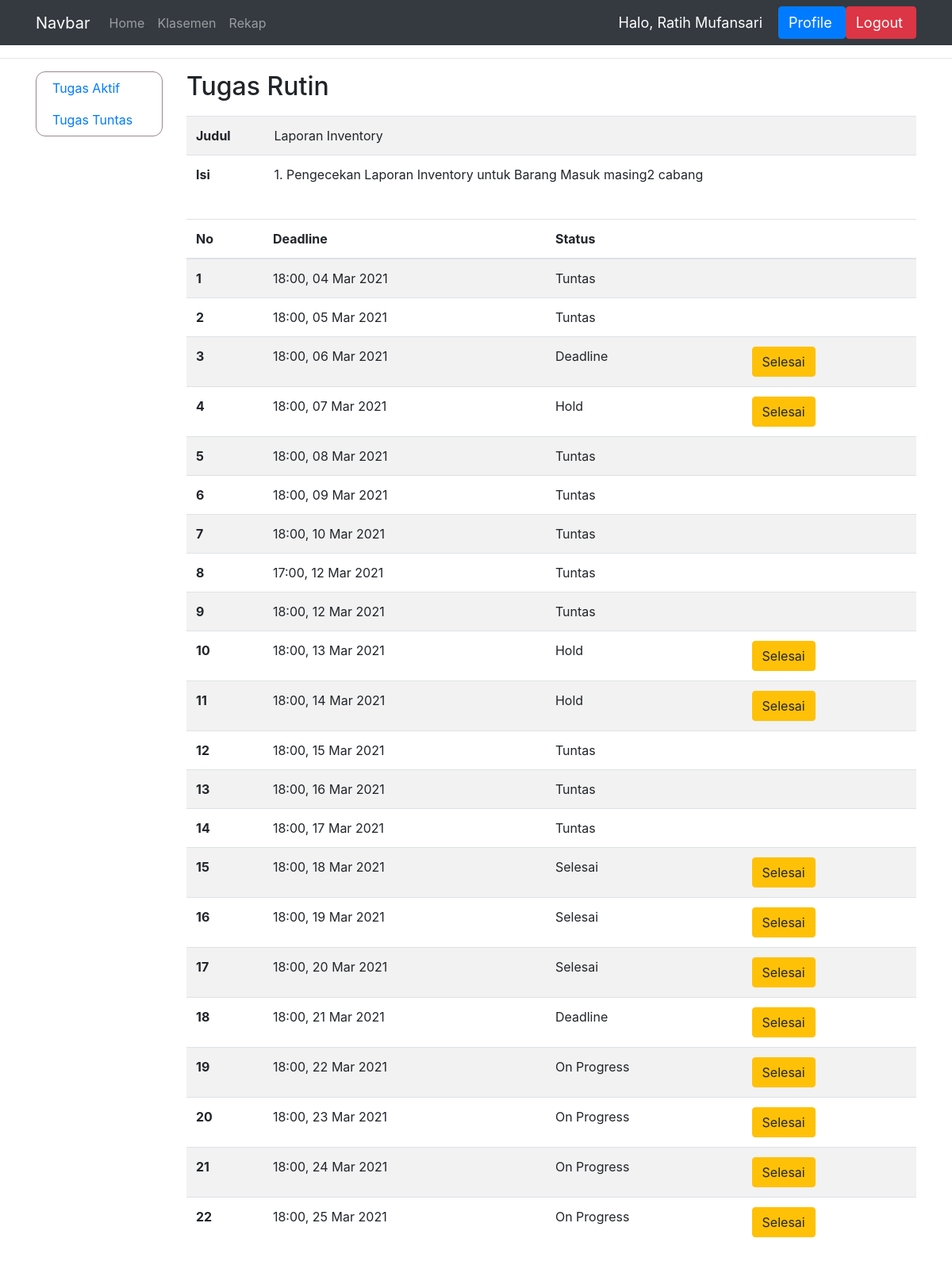
The app's page /daftar_tugas_rutin/17 (signed in), older data.
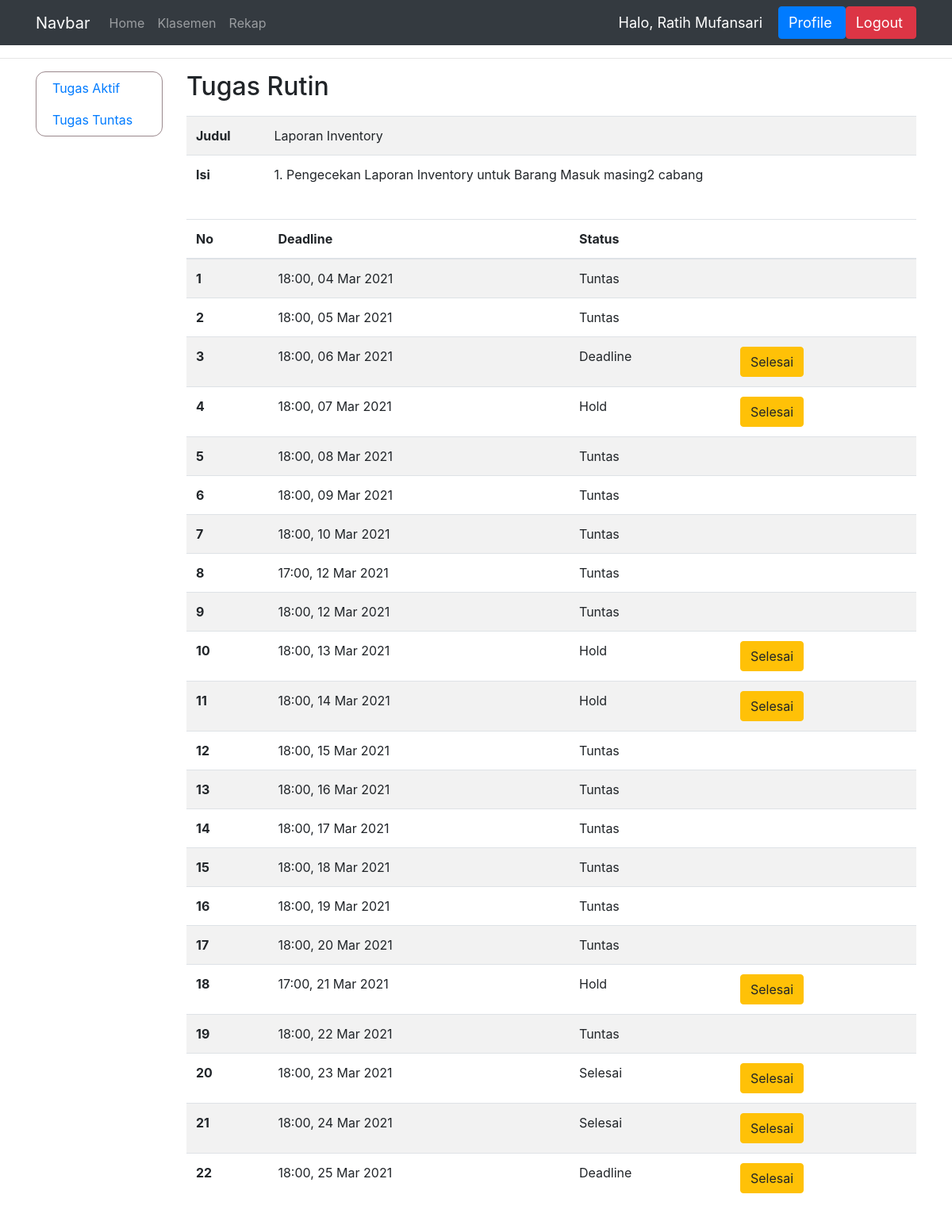
The same page, newer data.
### dashboard/models.py (models this page shows)
class IsiTugasRutin(models.Model):
    STATUS = (
        ('Tuntas', 'Tuntas'),
        ('Hold', 'Hold'),
        ('On Progress', 'On Progress'),
        ('Selesai', 'Selesai'),
        ('Deadline', 'Deadline'),
    )
    tugas_rutin = models.ForeignKey(TugasRutin, on_delete=models.CASCADE)
    deadline = models.DateTimeField('Deadline')
    status = models.CharField(max_length=15, choices=STATUS)
    bukti = models.CharField(max_length=100, null=True)
    penilaian = models.IntegerField(null=True)
    komentar = models.CharField(max_length=1000)
    link_bukti = models.CharField(max_length=1000, null=True, default='#')
    selesai_pada = models.DateTimeField('Selesai pada', null=True)
    ketuntasan = models.BooleanField(null=True, default=False)
    judul = models.CharField(max_length=150, null=True)
    isi = models.CharField(max_length=1000, null=True)

### dashboard/views.py (the view)
# urls.py: path('daftar_tugas_rutin/<int:id_tugas>', views.daftar_tugas_rutin, name='daftar_tugas_rutin'),
@login_required(login_url='login')
def daftar_tugas_rutin(request, id_tugas):
    nama = request.user.first_name
    t = TugasRutin.objects.get(pk=id_tugas)
    tr = IsiTugasRutin.objects.filter(tugas_rutin=t).order_by('deadline')
    manager = request.user.groups.filter(name='Manager').exists()
    context = {'nama' : nama, 'judul' : t.judul, 'isi' : t.isi, 'tugas_rutin' : tr}
    if not request.user.groups.filter(name='Eksekutif').exists() or request.user.last_name == 'Human Resource':
        context['data_kar'] = True
    if manager:
        context['sidebar_manager'] = True
    return render(request, 'eksekutif/daftar_tugas_rutin.html', context)

### templates/eksekutif/daftar_tugas_rutin.html (shortened to what this page needs)
{% extends 'main.html' %}
{% block content %}
<hr>
<div class="container">
    <div class="row">
      {% if sidebar_manager %}
        {% include 'manager/sidebar.html' %}
      {% else %}
        {% include 'eksekutif/sidebar.html' %}
      {% endif %}
        <div class="col">
            <h2 class="padding-proyek">Tugas Rutin</h2>
            <table class="table table-striped">
              <tbody>
                <tr>
                  <th scope="row">Judul</th>
                  <td>{{judul}}</td>
                </tr>
                <tr>
                  <th scope="row">Isi</th>
                  <td>{{isi|linebreaks}}</td>
                </tr>
              </tbody>
            </table>
              <table class="table table-striped">
                <thead>
                  <tr>
                    <th scope="col">No</th>
                    <th scope="col">Deadline</th>
                    <th scope="col">Status</th>
                    <th></th>
                  </tr>
                </thead>
                <tbody>
                    {% for isi in tugas_rutin %}
                  <tr>
                    <th scope="row">{{forloop.counter}}</th>
                    <td>{{isi.deadline|time:"H:i"}}, {{isi.deadline|date:"d M Y"}}</td>
                    <td>{{isi.status}}</td>
                    {% if isi.status != "Tuntas" %}
                    <td><a class="btn btn-warning" href="{% url 'upload_dokumentasi_tr' isi.id %}" role="button">Selesai</a></td>
                    {% else %}
                    <td></td>
                    {% endif %}
                  </tr>
                    {% endfor %}
                </tbody>
              </table>
              <br><br><br><br><br><br><br><br>
        </div>
    </div>
</div>
{% endblock %}

Row changes from the older to the newer data that the page shows:
changed IsiTugasRutin "18 Mar 2021": status "Selesai" → "Tuntas"; no longer shows "Selesai"
changed IsiTugasRutin "19 Mar 2021": status "Selesai" → "Tuntas"; no longer shows "Selesai"
changed IsiTugasRutin "20 Mar 2021": status "Selesai" → "Tuntas"; no longer shows "Selesai"
changed IsiTugasRutin "21 Mar 2021": deadline "18:00" → "17:00"; status "Deadline" → "Hold"
changed IsiTugasRutin "22 Mar 2021": status "On Progress" → "Tuntas"; no longer shows "Selesai"
changed IsiTugasRutin "23 Mar 2021": status "On Progress" → "Selesai"
changed IsiTugasRutin "24 Mar 2021": status "On Progress" → "Selesai"
changed IsiTugasRutin "25 Mar 2021": status "On Progress" → "Deadline"
